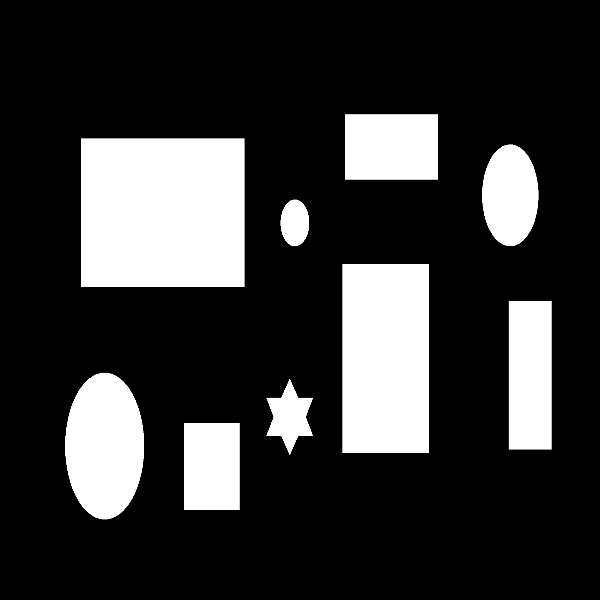
//> input picture rrt.png, 600 x 600 px
$ ./rrt_to_submit   (built with g++ and OpenCV 4)
//> lines starting //> are read from the running program, lines starting //| are printed output that depends on the picture; after the words box and inside, x2 and y2 are one past the last pixel; in counts of white or black regions, pixels touching at a corner belong together
#include "stdio.h"
#include <stdlib.h>
#include <vector>
#include <math.h>
#include "opencv2/core/core_c.h"
#include "opencv2/core/core.hpp"
#include "opencv2/flann/miniflann.hpp"
#include "opencv2/imgproc/imgproc_c.h"
#include "opencv2/imgproc/imgproc.hpp"
#include "opencv2/video/video.hpp"
#include "opencv2/features2d/features2d.hpp"
#include "opencv2/objdetect/objdetect.hpp"
#include "opencv2/calib3d/calib3d.hpp"
#include "opencv2/ml/ml.hpp"
#include "opencv2/highgui/highgui_c.h"
#include "opencv2/highgui/highgui.hpp"
#include <fstream>
//#include "opencv2/contrib/contrib.hpp"

using namespace cv;
using namespace std;

#define area 40

typedef struct
{
  float x,y;
}reference;

reference refer;

typedef struct
{
  float x;
  float y;
}coordi;

struct Node1 {
    //vector<Node1*> children;
    Node1 *parent;
    coordi position;
};

Node1 start_node1;
Node1 end_node1;
Mat img;
Node1* node1s[5000];
int totnode1s = 0;
int reached = 0;
int step_size = 10;
int iter = 0;

void init()
{
    start_node1.position.x = 70;
    start_node1.position.y = 70;
    start_node1.parent = NULL;
    for(int i=start_node1.position.x; i < start_node1.position.x + 10; i++)
    {
      for(int j=start_node1.position.y; j < start_node1.position.y + 10; j++)
      {
        img.at<Vec3b>(i, j)[0] = 255;
        img.at<Vec3b>(i, j)[1] = 0;
        img.at<Vec3b>(i, j)[2] = 0;
      }
    }
    node1s[totnode1s++] = &start_node1;
    end_node1.position.x = 550;
    end_node1.position.y = 550;
    for(int i=end_node1.position.x - 5; i < end_node1.position.x + 5; i++)
    {
      for(int j=end_node1.position.y - 5; j < end_node1.position.y + 5; j++)
      {
        img.at<Vec3b>(i, j)[0] = 0;
        img.at<Vec3b>(i, j)[1] = 0;
        img.at<Vec3b>(i, j)[2] = 255;
      }
    }
    srand(time(NULL));
}
float node1_dist(coordi p, coordi q)
{
  coordi v;
  v.x = p.x - q.x;
  v.y = p.y - q.y;
  return sqrt(pow(v.x, 2) + pow(v.y, 2));
}
int near_node1(Node1 rnode1)
{
  float min_dist = 999.0, dist= node1_dist(start_node1.position, rnode1.position);
  int lnode1 = 0, i = 0;
  for(i=0; i<totnode1s; i++)
  {
    dist = node1_dist(node1s[i]->position, rnode1.position);
    if(dist<min_dist)
    {
      min_dist = dist;
      lnode1 = i;
    }
  }
  return lnode1;
}
coordi stepping(coordi nnode1, coordi rnode1)
{
  coordi interm, step;
  float magn = 0.0, x = 0.0, y = 0.0;
  interm.x = rnode1.x - nnode1.x;
  interm.y = rnode1.y - nnode1.y;
  magn = sqrt((interm.x)*(interm.x) + (interm.y)*(interm.y));
  x = (float)(interm.x / magn);
  y = (float)(interm.y / magn);
  step.x = (int)(nnode1.x + step_size*x);
  step.y = (int)(nnode1.y + step_size*y);
  return step;
}
int check_validity_1(coordi p, coordi q)
{
  coordi large, small;
  int i = 0, j1 = 0, j2 = 0;
  double slope;
  if(q.x<p.x)
  {
    small = q;
    large = p;
  }
  else
  {
    small = p;
    large = q;
  }
  if(large.x == small.x)
    return 0;
  slope = ((double)large.y - small.y)/((double)large.x - small.x);
  for(i=small.x+1; i<large.x; i++)
  {
    j1 = (int)((i*slope) - (small.x)*(slope) + small.y);
    j2 = j1 + 1;
    if((i<0) || (i>600) || (j1<0) || (j1>600) || (j2<0) || (j2>600))
      continue;
    if(((int)img.at<Vec3b>(i, j1)[0] == 255) && ((int)img.at<Vec3b>(i, j1)[1] == 255) && ((int)img.at<Vec3b>(i, j1)[2] == 255))
     return 0;
     if(((int)img.at<Vec3b>(i, j2)[0] == 255) && ((int)img.at<Vec3b>(i, j2)[1] == 255) && ((int)img.at<Vec3b>(i, j2)[2] == 255))
      return 0;
  }
  return 1;
}
int check_validity_2(coordi p, coordi q)
{
  coordi large, small;
  int i = 0, j1 = 0, j2 = 0;
  double slope;
  if(q.y<p.y)
  {
    small = q;
    large = p;
  }
  else
  {
    small = p;
    large = q;
  }
  if(large.x == small.x)
    return 0;
  slope = ((double)large.y - small.y)/((double)large.x - small.x);
  for(i=small.y+1; i<large.y; i++)
  {
    j1 = (int)(((i - small.y)/slope) + small.x);
    j2 = j1 + 1;
    if((i<0) || (i>600) || (j1<0) || (j1>600) || (j2<0) || (j2>600))
      continue;
    if(((int)img.at<Vec3b>(j1, i)[0] ==255) && ((int)img.at<Vec3b>(j1, i)[1] == 255) && ((int)img.at<Vec3b>(j1, i)[2] == 255))
     return 0;
     if(((int)img.at<Vec3b>(j2, i)[0] ==255) && ((int)img.at<Vec3b>(j2, i)[1] == 255) && ((int)img.at<Vec3b>(j2, i)[2] == 255))
      return 0;
  }
  return 1;
}
void draw_path()
{
  int count=0;
  Node1 up, down;
  int breaking = 0;
  down = end_node1;
  up = *(end_node1.parent);
  while(1)
  {
    count++;
    line(img, Point(up.position.y, up.position.x), Point(down.position.y, down.position.x), Scalar(0, 255, 0), 2, 8);
    if(up.parent == NULL){
      cout<<count<<endl;
      break;
    }
    up = *(up.parent);
    down = *(down.parent);
  }
}

int check_node(int i,int j)
{
  for (int k = 0; k < totnode1s; ++k)
  {
    if (node1s[k]->position.x==i&&node1s[k]->position.y==j)
    {
      return k;
    }
  }
  return 0;
}

int path_dist(Node1* stepnode1)
{
  float path=0;
  while(1)
  {
    if (stepnode1->parent==NULL)
    {
      break;
    }
    else
    {
      path+=node1_dist(stepnode1->position,stepnode1->parent->position);
      stepnode1=stepnode1->parent;
    }
  }
  return path;
}

void rrt()
{
  int flag1 = 0, index = 0, flag2 = 0,k;
    Node1* rnode1 = new Node1;
    Node1* stepnode1 = new Node1;
    (rnode1->position).x = rand() % 600 + 1;
    (rnode1->position).y = rand() % 600 + 1;
    index = near_node1(*rnode1);
    if((node1_dist(rnode1->position, node1s[index]->position)) < step_size)
      return;
    else
      stepnode1->position = stepping(node1s[index]->position, rnode1->position);
    flag1 = check_validity_1(node1s[index]->position, stepnode1->position);
    flag2 = check_validity_2(node1s[index]->position, stepnode1->position);
    if((flag1 == 1) && (flag2 == 1))
    {
      node1s[totnode1s++] = stepnode1;
      stepnode1->parent = node1s[index];
      (node1s[index]->children).push_back(stepnode1);
      line(img, Point((stepnode1->position).y, (stepnode1->position).x), Point(node1s[index]->position.y, node1s[index]->position.x), Scalar(0, 255, 255), 2, 8);

      for(int i=stepnode1->position.x - 2; i < stepnode1->position.x + 2; i++)
      {
        for(int j=stepnode1->position.y - 2; j < stepnode1->position.y + 2; j++)
        {
          if((i<0) || (i>600) || (j<0) || (j>600))
            continue;

          img.at<Vec3b>(i, j)[0] = 0;
          img.at<Vec3b>(i, j)[1] = 255;
          img.at<Vec3b>(i, j)[2] = 0;
        }
      }

      for (int i = stepnode1->position.x-area; i < stepnode1->position.x+area; ++i)
      {
        for (int j = stepnode1->position.y-area; j < stepnode1->position.y+area; ++j)
        {
          if (k=check_node(i,j))
            {
              if( path_dist(stepnode1)>node1_dist(stepnode1->position,node1s[k]->position)+path_dist(node1s[k]))
              {
                if(check_validity_1(stepnode1->position,node1s[k]->position)&&check_validity_2(stepnode1->position,node1s[k]->position))stepnode1->parent=node1s[k];
              }
            }
        }
      }

      for (int i = stepnode1->position.x-area; i < stepnode1->position.x+area; ++i)
      {
        for (int j = stepnode1->position.y-area; j < stepnode1->position.y+area; ++j)
        {
          if (k=check_node(i,j))
            {
              if( path_dist(stepnode1)+node1_dist(stepnode1->position,node1s[k]->position) < path_dist(node1s[k]))
              {
                if(check_validity_1(stepnode1->position,node1s[k]->position)&&check_validity_2(stepnode1->position,node1s[k]->position)) node1s[k]->parent=stepnode1;
              }
            }
        }
      }

      if((check_validity_1(stepnode1->position, end_node1.position)) && (check_validity_2(stepnode1->position, end_node1.position)) && (node1_dist(stepnode1->position,end_node1.position) < step_size))
      {
        reached = 1;
        node1s[totnode1s++] = &end_node1;
        end_node1.parent = stepnode1;
        (node1s[totnode1s-1]->children).push_back(&end_node1);
        draw_path();
      }
    }
    iter++;
}

int main()
{
  Node1 temp_node1;

  fstream f("/home/astitva/catkin_ws/src/beginner_tutorials/src/rrt_data.dat",ios::out|ios::binary);

  Mat img1 = imread("rrt.png", 0);
//> img1 is the input picture: 600 rows x 600 cols, CV_8UC1; min 0, max 255, mean 52.8
  Mat img2(img1.rows,img1.cols,CV_8UC3,Scalar(0,0,0));
  for(int i=0;i<img1.rows;i++)
  {
    for(int j=0;j<img1.cols;j++)
    {
      if(img1.at<uchar>(i,j)>150)
      {
        img2.at<Vec3b>(i,j)[0]=255;
        img2.at<Vec3b>(i,j)[1]=255;
        img2.at<Vec3b>(i,j)[2]=255;
      }
    }
  }
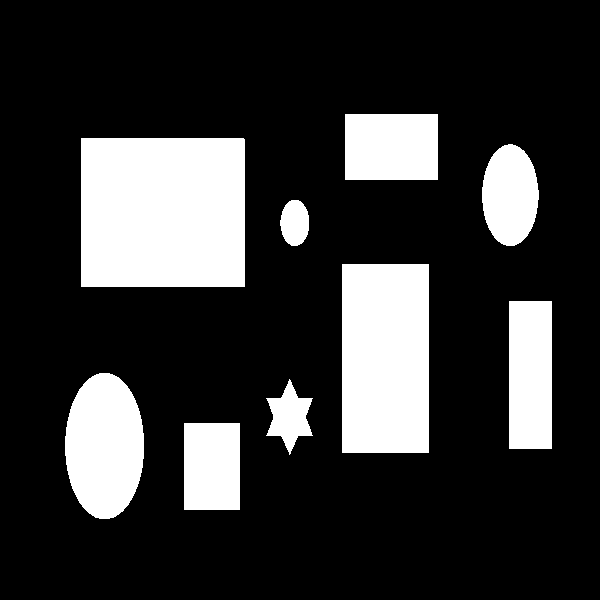
//> img2: 600 rows x 600 cols, CV_8UC3; 20.8% white; 9 white regions, largest, box (x1, y1, x2, y2) and area: (81, 138, 245, 287) 24435, (342, 264, 429, 453) 16443, (65, 373, 144, 519) 9096
  img=img2;
  init();
//> after the loop in init, `for(int i=start_node1.position.x; i < start_node1.position.x + 10; i++)`: img: 600 rows x 600 cols, CV_8UC3; 100 pixels changed, all inside (x1, y1, x2, y2) = (70, 70, 80, 80)
//> after the loop in init, `for(int i=end_node1.position.x - 5; i < end_node1.position.x + 5; i++)`: img: 600 rows x 600 cols, CV_8UC3; mean B, G, R 53, 53, 53
  while((reached == 0))
  rrt();
//> (in rrt, `(node1s[index]->children).push_back(stepnode1);` was passed over: children is not available in this run)
//> (in rrt, `(node1s[totnode1s-1]->children).push_back(&end_node1);` was passed over: children is not available in this run)

temp_node1=end_node1;
while(temp_node1.parent!=NULL)
{
  cout<<"coordinate x: "<<temp_node1.position.x<<"   coordinate y: "<<temp_node1.position.y<<endl;
  refer.x=temp_node1.position.x;
  refer.y=temp_node1.position.y;
  f.write(reinterpret_cast<char*>(&refer),sizeof(reference));
  temp_node1=*(temp_node1.parent);
}


cout<<endl<<"x: "<<node1s[totnode1s-1]->position.x<<"  y: "<<node1s[totnode1s-1]->position.y;
f.close();

  namedWindow( "window", WINDOW_AUTOSIZE );
  imshow("window", img);
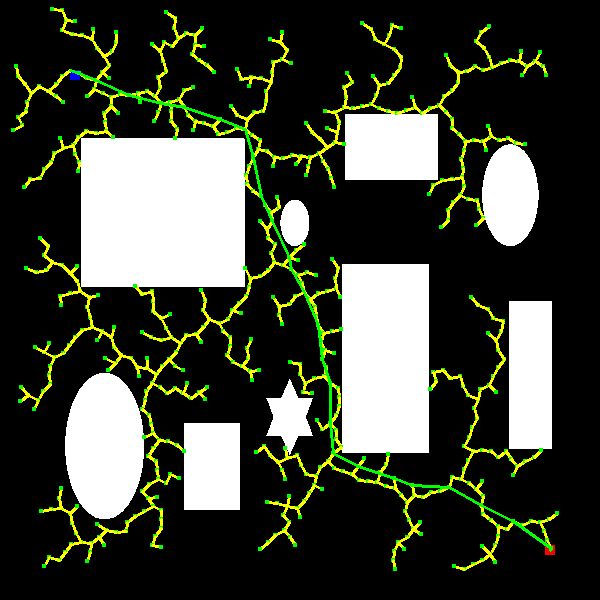
//> window 'window': 600 rows x 600 cols, CV_8UC3; mean B, G, R 52.9, 68.6, 63.4

  cout<<endl<<"x: "<<node1s[totnode1s-1]->position.x<<"  y: "<<node1s[totnode1s-1]->position.y;
  waitKey();
  return 0;
}

$ run again, with a.png copied over rrt.png
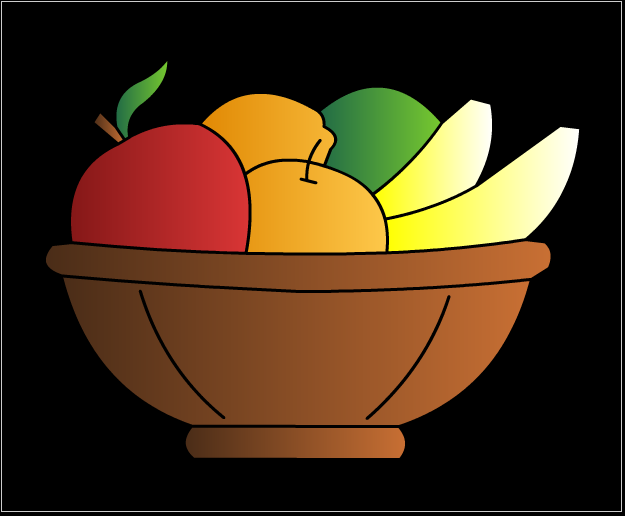
//> input picture a.png, 625 x 516 px
//> after the loop `for(int i=0;i<img1.rows;i++)`:
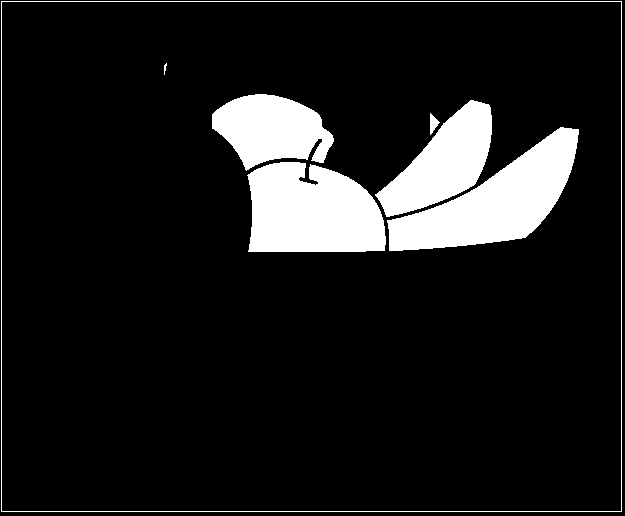
//> img2: 516 rows x 625 cols, CV_8UC3; 11.3% white; 7 white regions, largest, box (x1, y1, x2, y2) and area: (387, 127, 579, 251) 10744, (247, 162, 386, 252) 10355, (375, 100, 492, 217) 6792
//> `imshow("window", img);`:
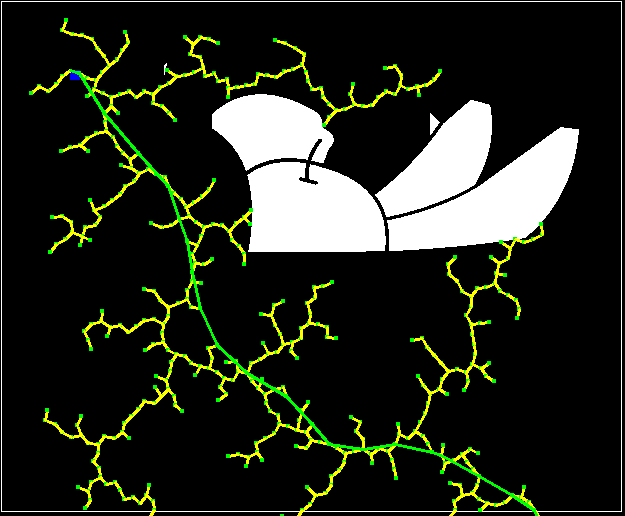
//> window 'window': 516 rows x 625 cols, CV_8UC3; mean B, G, R 28.9, 41.8, 37.2
